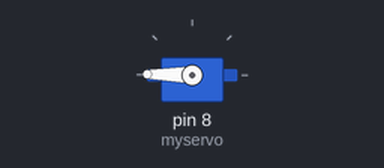
A sketch run on a simulated Arduino Uno, built with avr-gcc and run on an emulated ATmega328P. Shown: servo.

Above: at 1.05 s.
At 5.0 s:
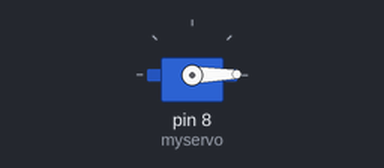
Timing chart, 0 to 6.2 s (numbered marks = the images above):
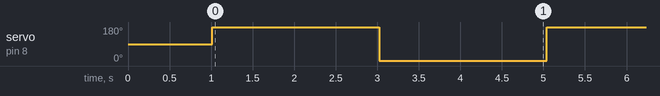

Measured:
- by itself, servo on pin 8 (myservo): alternates 179° for 2.0 s and 1° for 2.0 s

The sketch:

Test2_Servo.ino
```cpp
#include <Servo.h>
Servo myservo;  // create servo object to control a servo
int i=90;
void setup()
{
  Serial.begin(9600);
  myservo.attach(8);  // modify each pin to adjust
  myservo.write(i);
  delay(1000);
}

void loop()
{
  for(i=0;i<180;i++)
  {
    myservo.write(i);
  }
  delay(2000);
  for(i=180;i>0;i--)
  {
    myservo.write(i);
  }
  delay(2000);
}
```
